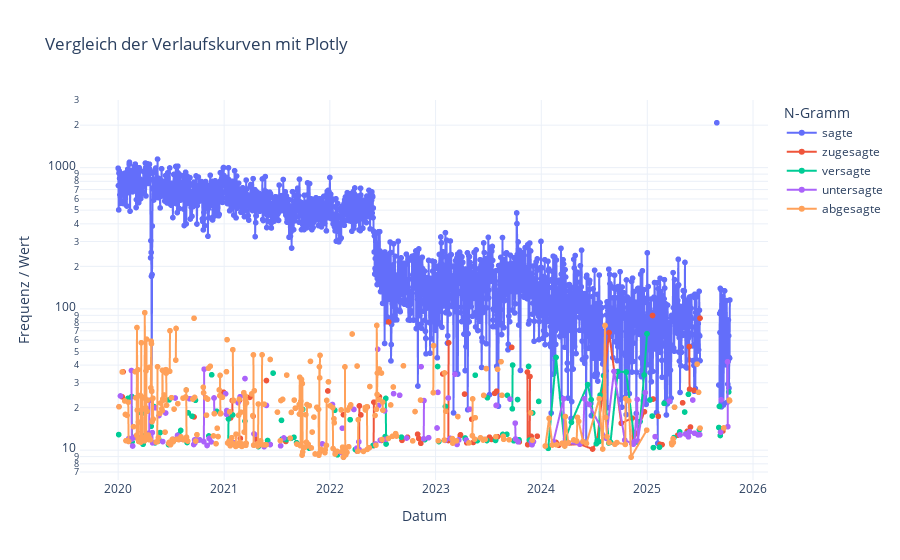

Notebook code for this chart:
### Markdown cell above
#### N=1 - Wortform = '\*sagte' mit Fokus 2023

Suche zuerst in 2023 nach allen Wortformen, die auf "sagte" enden. Nehme die TOP5 häufigsten N-Gramme und erzeuge eine Verlaufsgrafik.

### Code cell
# Suche
data = searchN1(2023, "Wortform", "*sagte")

# Konvertiere in DataFrame
df = convertToDataFrame(data)

# Filtere DataFrame nach top 10 N-Gramme
top = df.groupby("N-Gramm")["Frequenz"].sum().nlargest(5).index
df = df[df["N-Gramm"].isin(top)]

# Plot mit Seaborn
fig = px.line(df, x="Datum", y="Frequenz", color="N-Gramm", markers=True, title="Vergleich der Verlaufskurven mit Plotly")
fig.update_layout(
  xaxis_title="Datum",
  yaxis_title="Frequenz / Wert",
  yaxis_type="log",
  template="plotly_white"
)
fig.show()

### Figure 1 — Plotly figure (JSON) as saved in the notebook; plotly's stock layout.template omitted (floating-point values rounded to 4 significant figures; data arrays with more than 128 entries replaced by an {"elided": "..."} marker saying what was removed)
{"data": [{"hovertemplate": "N-Gramm=sagte<br>Datum=%{x}<br>Frequenz=%{y}<extra></extra>", "legendgroup": "sagte", "line": {"color": "#636efa", "dash": "solid"}, "marker": {"symbol": "circle"}, "mode": "lines+markers", "name": "sagte", "showlegend": true, "type": "scattergl", "x": {"elided": "2070 str values"}, "xaxis": "x", "y": {"elided": "2070 float values"}, "yaxis": "y"}, {"hovertemplate": "N-Gramm=zugesagte<br>Datum=%{x}<br>Frequenz=%{y}<extra></extra>", "legendgroup": "zugesagte", "line": {"color": "#EF553B", "dash": "solid"}, "marker": {"symbol": "circle"}, "mode": "lines+markers", "name": "zugesagte", "showlegend": true, "type": "scattergl", "x": {"elided": "1716 str values"}, "xaxis": "x", "y": {"elided": "1716 float values"}, "yaxis": "y"}, {"hovertemplate": "N-Gramm=versagte<br>Datum=%{x}<br>Frequenz=%{y}<extra></extra>", "legendgroup": "versagte", "line": {"color": "#00cc96", "dash": "solid"}, "marker": {"symbol": "circle"}, "mode": "lines+markers", "name": "versagte", "showlegend": true, "type": "scattergl", "x": {"elided": "1726 str values"}, "xaxis": "x", "y": {"elided": "1726 float values"}, "yaxis": "y"}, {"hovertemplate": "N-Gramm=untersagte<br>Datum=%{x}<br>Frequenz=%{y}<extra></extra>", "legendgroup": "untersagte", "line": {"color": "#ab63fa", "dash": "solid"}, "marker": {"symbol": "circle"}, "mode": "lines+markers", "name": "untersagte", "showlegend": true, "type": "scattergl", "x": {"elided": "1721 str values"}, "xaxis": "x", "y": {"elided": "1721 float values"}, "yaxis": "y"}, {"hovertemplate": "N-Gramm=abgesagte<br>Datum=%{x}<br>Frequenz=%{y}<extra></extra>", "legendgroup": "abgesagte", "line": {"color": "#FFA15A", "dash": "solid"}, "marker": {"symbol": "circle"}, "mode": "lines+markers", "name": "abgesagte", "showlegend": true, "type": "scattergl", "x": {"elided": "1733 str values"}, "xaxis": "x", "y": {"elided": "1733 float values"}, "yaxis": "y"}], "layout": {"legend": {"title": {"text": "N-Gramm"}, "tracegroupgap": 0}, "title": {"text": "Vergleich der Verlaufskurven mit Plotly"}, "xaxis": {"anchor": "y", "domain": [0, 1], "title": {"text": "Datum"}}, "yaxis": {"anchor": "x", "domain": [0, 1], "title": {"text": "Frequenz / Wert"}, "type": "log"}}}
